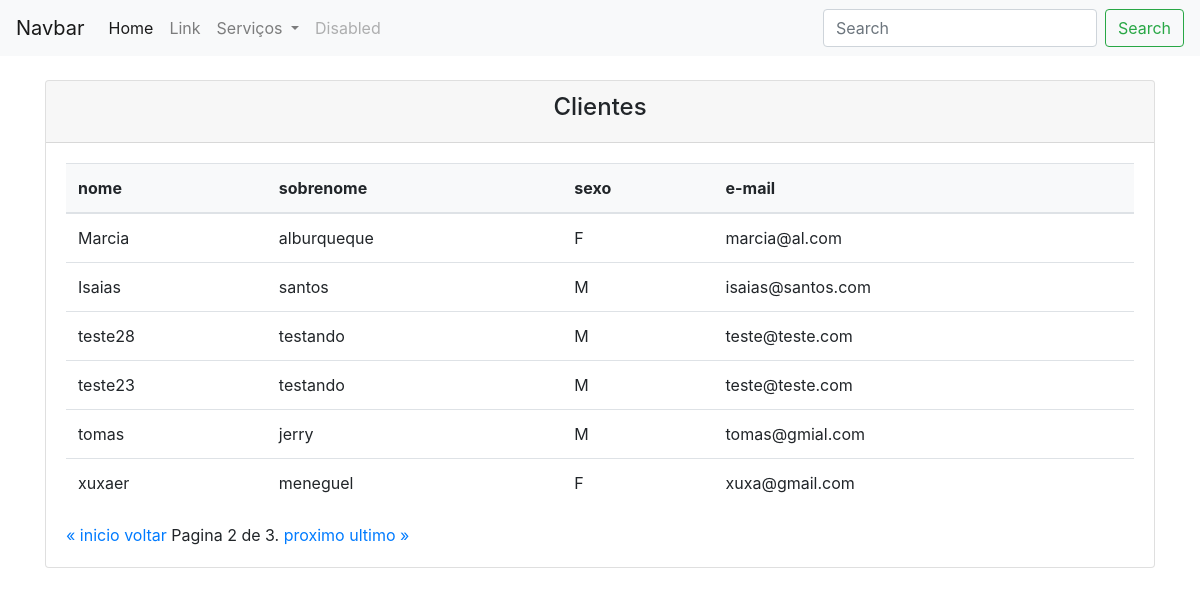
Screenshot of /?page=2 with the database file from the repository.
### core/models.py (models this page shows, shortened)
class Cliente(models.Model):
    status = (
        ('M', 'masculino'),
        ('F', 'feminino'),
    )
    nome = models.CharField('Nome', max_length=50,)
    sobrenome = models.CharField('Sobre nome', max_length=30)
    sexo = models.CharField('Sexo', max_length=1, choices=status)
    email = models.EmailField('E-mail', max_length=80)

### core/views.py (the view)
# urls.py: path('', cliente, name='cliente'),
def cliente(request):
    clientes = Cliente.objects.all().order_by('-id')
    paginator = Paginator(clientes, 6)
    page = request.GET.get('page')
    clientes = paginator.get_page(page)
    context = {'cliente': clientes}
    return render(request, 'cliente.html', context)

### core/templates/cliente.html (shortened to what this page needs)
{% extends 'base.html' %}
{% block content %}
<br>
  <div class="card ">
  <div class="card-header text-center">
    <h4>Clientes</h4>
  </div>
  <div class="card-body">
    <table class="table">
      <thead class="dark bg-light" >
        <tr>
          <th scope="col" class="light">nome</th>
          <th scope="col">sobrenome</th>
          <th scope="col">sexo</th>
          <th scope="col">e-mail</th>
        </tr>
      </thead>
      <tbody>
      {% for clientes in cliente %}
        <tr>
          <td>{{ clientes.nome }}</td>
          <td>{{ clientes.sobrenome }}</td>
          <td>{{ clientes.sexo }}</td>
          <td>{{ clientes.email }}</td>
        </tr>
      {% endfor %}
      </tbody>
    </table>
   <div class="pagination">
    <span class="step-links">
        {% if cliente.has_previous %}
            <a href="?page=1">&laquo; inicio</a>
            <a href="?page={{ cliente.previous_page_number }}">voltar</a>
        {% endif %}
        <span class="current">
            Pagina {{ cliente.number }} de {{ cliente.paginator.num_pages }}.
        </span>
        {% if cliente.has_next %}
            <a href="?page={{ cliente.next_page_number }}">proximo</a>
            <a href="?page={{ cliente.paginator.num_pages }}">ultimo &raquo;</a>
        {% endif %}
    </span>
   </div>
  </div>
</div>
{% endblock %}

### rows the page displays
Cliente: nome "Marcia", sobrenome "alburqueque", sexo "F", email "marcia@al.com"
Cliente: nome "Isaias", sobrenome "santos", sexo "M", email "isaias@santos.com"
Cliente: nome "teste28", sobrenome "testando", sexo "M", email "teste@teste.com"
Cliente: nome "teste23", sobrenome "testando", sexo "M", email "teste@teste.com"
Cliente: nome "tomas", sobrenome "jerry", sexo "M", email "tomas@gmial.com"
Cliente: nome "xuxaer", sobrenome "meneguel", sexo "F", email "xuxa@gmail.com"

### other values shown
{{ cliente.number }} "2"
{{ cliente.paginator.num_pages }} "3"
